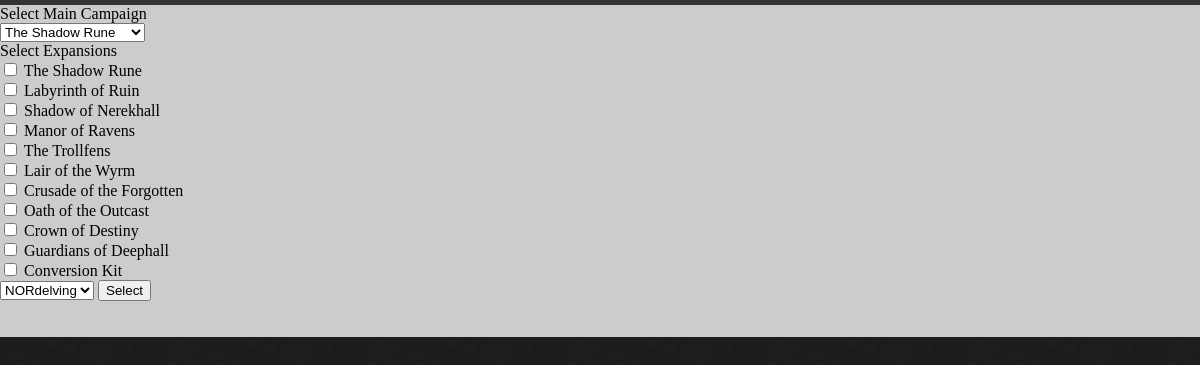
/Login/create.php (signed in), run on the app's committed database.
### tables this page shows
CREATE TABLE IF NOT EXISTS `tbcampaign` (
  `cam_id` int(1) NOT NULL DEFAULT '0',
  `cam_name` varchar(32) DEFAULT NULL,
  `cam_type` varchar(20) NOT NULL,
  `cam_map` varchar(24) DEFAULT NULL,
  `cam_log` varchar(24) DEFAULT NULL,
  `expansion` varchar(21) DEFAULT NULL,
  `edition` varchar(3) DEFAULT NULL,
  `cam_logo` varchar(25) DEFAULT NULL,
  `cam_icon` varchar(26) DEFAULT NULL,
  PRIMARY KEY (`cam_id`)
);

### includes/function_getSQLValueString.php (called while the page is built, shortened)
<?php
if (!function_exists("GetSQLValueString")) {
  function GetSQLValueString($theValue, $theType, $theDefinedValue = "", $theNotDefinedValue = "")
  {
    $theValue = function_exists("mysql_real_escape_string") ? mysql_real_escape_string($theValue) : mysql_escape_string($theValue);
    switch ($theType) {
      case "text":
        $theValue = ($theValue != "") ? "'" . $theValue . "'" : "NULL";
        break;
    }
    return $theValue;
  }
}
?>

### Login/newcampaign.php (the view, shortened to what this page needs)
<?php
$query_rsCampaigns = "SELECT * FROM tbcampaign ORDER BY cam_type ASC";
$rsCampaigns = mysql_query($query_rsCampaigns, $dbDescent) or die(mysql_error());
$row_rsCampaigns = mysql_fetch_assoc($rsCampaigns);
$query_rsGroups = sprintf("SELECT * FROM tbgroup WHERE grp_startedby = %s ORDER BY grp_name ASC ", GetSQLValueString($username, "text"));
$rsGroups = mysql_query($query_rsGroups, $dbDescent) or die(mysql_error());
$row_rsGroups = mysql_fetch_assoc($rsGroups);
$selectOptions = array();
$checboxOptions = array();
$groupOptions = array();
do {
  if($row_rsCampaigns['cam_type'] == "full" || $row_rsCampaigns['cam_type'] == "mini"){
    $selectOptions[] = '<option value="' . $row_rsCampaigns['cam_id'] . '">' . $row_rsCampaigns['cam_name'] . '</option>';
  }
  $checboxOptions[] = '<input type="checkbox" name="option1" value="' . $row_rsCampaigns['cam_id'] . '"> ' . $row_rsCampaigns['cam_name'] . '<br />';
} while ($row_rsCampaigns = mysql_fetch_assoc($rsCampaigns));
do {
  $groupOptions[] = '<option value="' . $row_rsGroups['grp_id'] . '"> ' . $row_rsGroups['grp_name'] . '<br />';
} while ($row_rsGroups = mysql_fetch_assoc($rsGroups));
?>
<html>
  <head>
    <link rel="stylesheet" type="text/css" href="../content.css">
  </head>
<body>
  <form action="create.php" method="post" name="start-quest-form" id="new_game-form">
    <div>Select Main Campaign</div>
    <select name="campaign_id">
      <?php foreach($selectOptions as $so) {
        echo $so;
      } ?>
    </select>
    <div>Select Expansions</div>
    <?php foreach($checboxOptions as $co) {
      echo $co;
    } ?>
    <select name="group_id">
      <?php foreach($groupOptions as $go) {
        echo $go;
      } ?>
    </select>
    <input type="submit" value="Select" />
  </form>
</body>
</html>

### Login/create.php (shortened to what this page needs)
<?php
include '../includes/function_getSQLValueString.php';
if (isset($_SESSION['MM_Username'])) {
  $username = $_SESSION['MM_Username'];
}
?>
<div id="wrapper">
<?php
if (isset($_GET['urlGrpName'])) {
} else if (isset($_GET['urlGamingID'])) {
  include 'selectheroes.php';
} else {
  include 'newcampaign.php';
}
?>
</div>

### content.css (style rules this page uses)
body { background: url('img/bg.jpg'); margin: 0; padding: 0; font-family: verdana; }
#wrapper { border-top: 5px solid #333; width: 1200px; background: #ccc; margin: 0px auto; padding-bottom: 20px; }

### data on the page
tbcampaign: cam_name "The Shadow Rune"
tbcampaign: cam_name "Labyrinth of Ruin"
tbcampaign: cam_name "Shadow of Nerekhall"
tbcampaign: cam_name "Manor of Ravens"
tbcampaign: cam_name "The Trollfens"
tbcampaign: cam_name "Lair of the Wyrm"
tbcampaign: cam_name "Crusade of the Forgotten"
tbcampaign: cam_name "Oath of the Outcast"
tbcampaign: cam_name "Crown of Destiny"
tbcampaign: cam_name "Guardians of Deephall"
tbcampaign: cam_name "Conversion Kit"

### other printed values
form field campaign_id "The Shadow Rune"
form field group_id "NORdelving"
